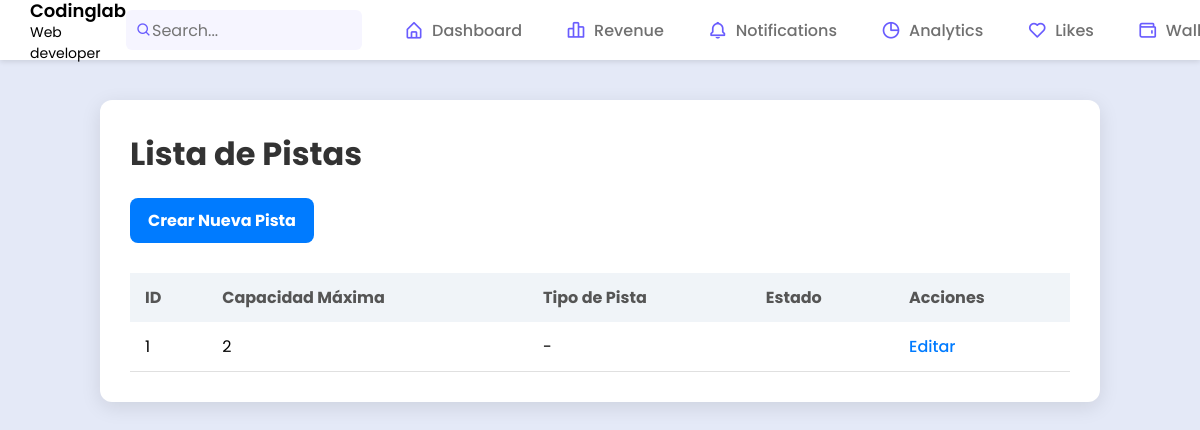
Before: /pistas/ with the older database file.
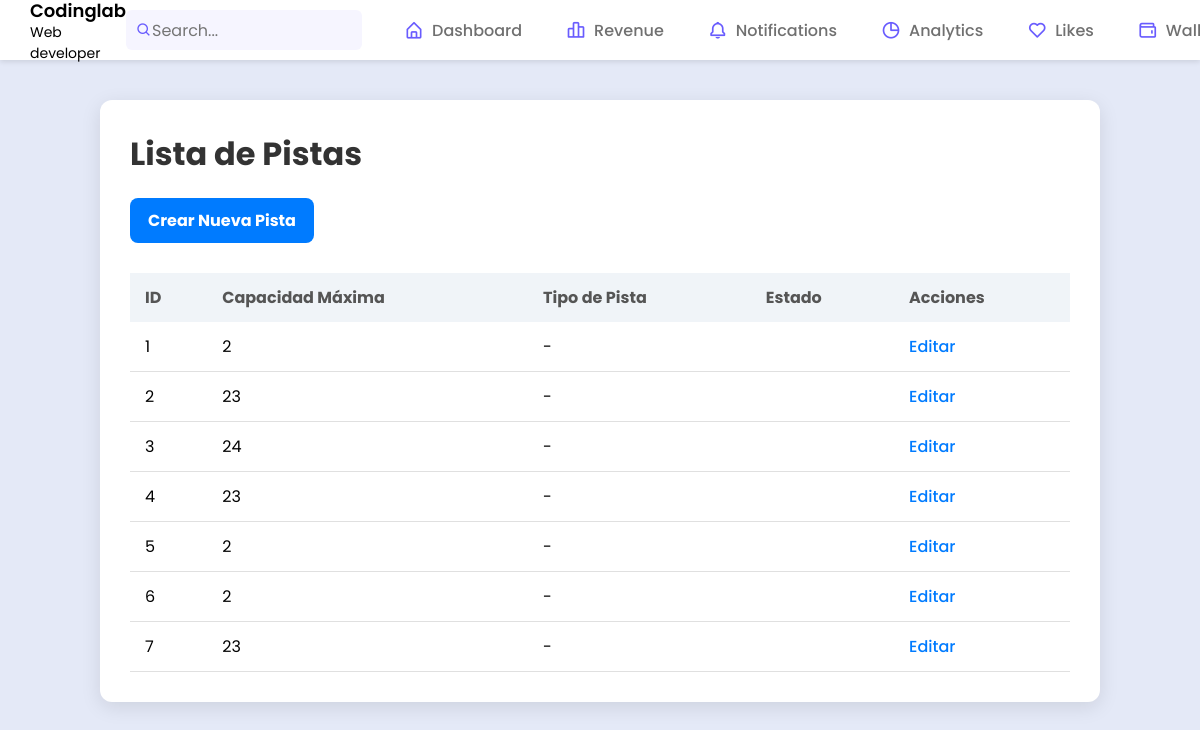
After: the same page with the newer database file.
### bowl/models.py (models this page shows, shortened)
class Pista(models.Model):
    id_pista = models.AutoField(primary_key=True)
    capacidad_maxima = models.IntegerField()
    tipo_pista = models.ForeignKey(TipoPista, on_delete=models.CASCADE, null=True, blank=True)
    estado = models.ForeignKey(Estado, on_delete=models.CASCADE, null=True, blank=True)

### bowl/views.py (the view)
# urls.py: path('pistas/', ListaPistasView.as_view(), name="lista_pistas"),
class ListaPistasView(ListView):
    model = Pista
    template_name = "bowl/cositas_admin/lista_pistas.html"
    context_object_name = "pistas"

### bowl/templates/bowl/cositas_admin/lista_pistas.html (shortened to what this page needs)
{% extends "bowl/navbar.html" %}
{% block content %}
<div class="container">
    <h1>Lista de Pistas</h1>
    <a href="{% url 'crear_pista' %}" class="btn">Crear Nueva Pista</a>
    <table>
        <thead>
            <tr>
                <th>ID</th>
                <th>Capacidad Máxima</th>
                <th>Tipo de Pista</th>
                <th>Estado</th>
                <th>Acciones</th>
            </tr>
        </thead>
        <tbody>
            {% for pista in pistas %}
            <tr>
                <td>{{ pista.id_pista }}</td>
                <td>{{ pista.capacidad_maxima }}</td>
                <td>
                    {% if pista.tipo_pista %}
                        {{ pista.tipo_pista.tipo }}
                    {% else %}
                        -
                    {% endif %}
                </td>
                <td>{{ pista.estado.nombre }}</td>
                <td><a href="{% url 'editar_pista' pista.id_pista %}" class="edit">Editar</a></td>
            </tr>
            {% empty %}
            <tr>
                <td colspan="5" class="no-data">No hay pistas registradas.</td>
            </tr>
            {% endfor %}
        </tbody>
    </table>
</div>
{% endblock %}

### bowl/templates/bowl/navbar.html (shortened to what this page needs)
<!DOCTYPE html>
<html lang="en">
<head>
    {% load static %}
    <link rel="stylesheet" href="{% static 'bowl/navbar.css' %}">
    <link href='https://unpkg.com/boxicons@2.1.1/css/boxicons.min.css' rel='stylesheet'>
</head>
<body>
    <nav class="navbar">
        <div class="image-text">
            <div class="logo-text">
                <span class="name">Codinglab</span>
                <span class="profession">Web developer</span>
            </div>
        </div>
        <div class="menu">
            <div class="search-box">
                <i class='bx bx-search icon'></i>
                <input type="text" placeholder="Search...">
            </div>
            <ul class="menu-links">
                <li class="nav-link">
                    <a href="#">
                        <i class='bx bx-home-alt icon'></i>
                        <span class="text nav-text">Dashboard</span>
                    </a>
                </li>
                <li class="nav-link">
                    <a href="#">
                        <i class='bx bx-bar-chart-alt-2 icon'></i>
                        <span class="text nav-text">Revenue</span>
                    </a>
                </li>
                <li class="nav-link">
                    <a href="#">
                        <i class='bx bx-bell icon'></i>
                        <span class="text nav-text">Notifications</span>
                    </a>
                </li>
                <li class="nav-link">
                    <a href="#">
                        <i class='bx bx-pie-chart-alt icon'></i>
                        <span class="text nav-text">Analytics</span>
                    </a>
                </li>
                <li class="nav-link">
                    <a href="#">
                        <i class='bx bx-heart icon'></i>
                        <span class="text nav-text">Likes</span>
                    </a>
                </li>
                <li class="nav-link">
                    <a href="#">
                        <i class='bx bx-wallet icon'></i>
                        <span class="text nav-text">Wallets</span>
                    </a>
                </li>
            </ul>
        </div>
    </nav>
    <section class="home">
        {% block content %}
        {% endblock %}
    </section>
</body>
</html>

### bowl/templates/bowl/cositas_admin/lista_pistas.html (style rules this page uses)
.container { max-width: 1000px; margin: 20px auto; background-color: #fff; padding: 30px; border-radius: 12px; box-shadow: 0 5px 20px rgba(0,0,0,0.1); font-family: 'Segoe UI', Tahoma, Geneva, Verdana, sans-serif; }
h1 { font-size: 2rem; margin-bottom: 20px; color: #333; }
.btn { display: inline-block; background-color: #007bff; color: white; padding: 10px 18px; border-radius: 8px; text-decoration: none; font-weight: bold; transition: background-color 0.3s; margin-bottom: 20px; }
table { width: 100%; border-collapse: collapse; margin-top: 10px; }
th, td { padding: 12px 15px; text-align: left; }
thead { background-color: #f0f4f8; }
th { font-weight: bold; color: #555; }
tbody tr { border-bottom: 1px solid #e0e0e0; transition: background-color 0.3s; }
a.edit { color: #007bff; text-decoration: none; font-weight: 500; }

Changed rows visible on the page:
added Pista: id_pista "2", capacidad_maxima "23"
added Pista: id_pista "3", capacidad_maxima "24"
added Pista: id_pista "4", capacidad_maxima "23"
added Pista: id_pista "5", capacidad_maxima "2"
added Pista: id_pista "6", capacidad_maxima "2"
added Pista: id_pista "7", capacidad_maxima "23"
